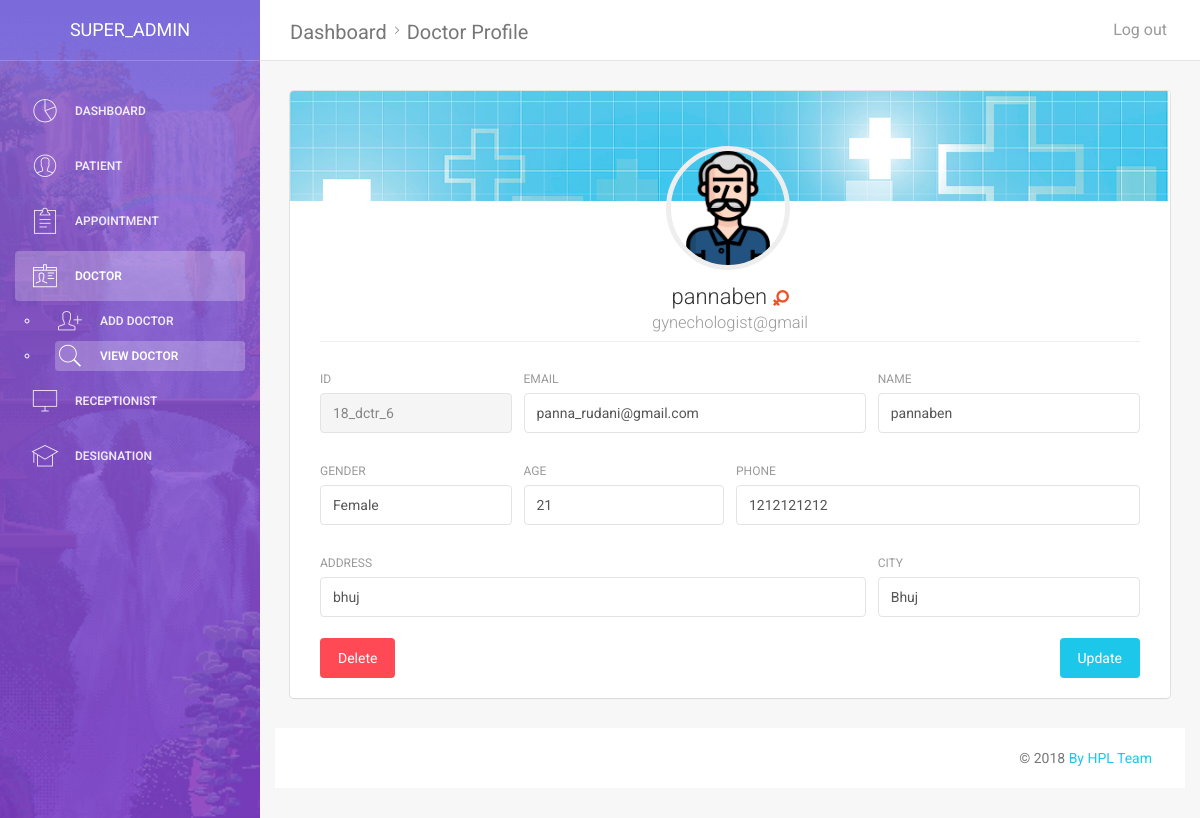
Screenshot of /view_doctor_profile.php?id=18_dctr_6 (signed in) with the database file from the repository.
### tables this page shows
CREATE TABLE `doctor` (
  `doctor_id` varchar(15) NOT NULL,
  `doctor_name` varchar(30) NOT NULL,
  `doctor_dob` date NOT NULL,
  `doctor_gender` varchar(10) NOT NULL,
  `doctor_phone` varchar(15) NOT NULL,
  `doctor_city` varchar(20) NOT NULL,
  `doctor_address` varchar(100) NOT NULL,
  `doctor_designation` varchar(30) NOT NULL,
  `doctor_email` varchar(50) NOT NULL,
  `doctor_password` varchar(50) NOT NULL,
  `doj` timestamp(6) NOT NULL DEFAULT CURRENT_TIMESTAMP(6)
);

### assets/modules/global_module.php (called while the page is built, shortened)
<?php
function fetch_data($query,$type)
{
	include("assets/modules/db_config.php");
	$result = mysqli_query($conn,$query);
	if($result)
	{
		if($type == "login")
		{
		$count = mysqli_num_rows($result);
			if($count == 1)
			{
				return TRUE;
			}
			else
			{
				return FALSE;
			}
		}
		elseif($type == "count")
		{
			$count = mysqli_num_rows($result);
			return $count;
		}
		elseif($type == "result")
		{
			 $res = mysqli_query($conn,$query);
			 return $res;
		}
	}
	else
	{
		return "Fetch Error";
	}
}
?>

### view_doctor_profile.php (the view, shortened to what this page needs)
<?php
include("assets/modules/global_module.php");
if(isset($_GET["id"]))
{
    $d_id = $_GET["id"];
}
if(isset($_SESSION["admin_token"]))
{
    $admin_id = $_SESSION["admin_token"];
}
$result = fetch_data("select * from admin where admin_id= '$admin_id'","result");
$a_data = mysqli_fetch_assoc($result);
$data = mysqli_fetch_assoc(fetch_data("select * from doctor where doctor_id = '$d_id'","result"));
$age = date_diff(date_create($data["doctor_dob"]), date_create('today'))->y;
?>
<!doctype html>
<html lang="en">
<head>
    <link href="assets/css/bootstrap.min.css" rel="stylesheet" />
    <link href="assets/css/animate.min.css" rel="stylesheet"/>
    <link href="assets/css/light-bootstrap-dashboard.css?v=1.4.0" rel="stylesheet"/>
    <link href="http://maxcdn.bootstrapcdn.com/font-awesome/4.2.0/css/font-awesome.min.css" rel="stylesheet">
    <link href="assets/css/pe-icon-7-stroke.css" rel="stylesheet" />
</head>
<body>
<div class="wrapper">
    <div class="sidebar" data-color="purple" data-image="assets/img/waterfall.gif" >
        <div class="sidebar-wrapper">
            <div class="logo">
                <a href="#" class="simple-text">
                    <?php echo $a_data["admin_name"]?>
                </a>
            </div>
            <ul class="nav">
                <li >
                    <a href="dashboard_admn.php">
                        <i class="pe-7s-graph"></i>
                        <p>Dashboard</p>
                    </a>
                </li>
                <li >
                    <a href="add_patient.php" >
                        <i class="pe-7s-user"></i>
                        <p>Patient</p>
                    </a>
                </li>
                <li>
                    <a href="add_appointment.php">
                        <i class="pe-7s-note2"></i>
                        <p>Appointment</p>
                    </a>
                </li>
                <li class="active">
                    <a href="add_doctor.php">
                        <i class="pe-7s-id"></i>
                        <p>Doctor</p>
                    </a>
                    <ul>
                        <li>
                            <a href="add_doctor.php" >
                                <i class="pe-7s-add-user"></i>
                                <p>Add Doctor</p>
                            </a>
                        </li>
                        <li class="active">
                            <a href="view_doctor.php" >
                                <i class="pe-7s-search"></i>
                                <p>View Doctor</p>
                            </a>
                        </li>
                    </ul>
                </li>
                <li >
                    <a href="add_receptionist.php">
                        <i class="pe-7s-monitor"></i>
                        <p>Receptionist</p>
                    </a>
                </li>
                <li >
                    <a href="add_designation.php">
                        <i class="pe-7s-study"></i>
                        <p>Designation</p>
                    </a>
                </li>
            </ul>
        </div>
    </div>
    <div class="main-panel">
        <nav class="navbar navbar-default navbar-fixed">
            <div class="container-fluid">
                <div class="navbar-header">
                    <a class="navbar-brand" href="#">Dashboard<i class="pe-7s-angle-right"></i>Doctor Profile</a>
                </div>
                <div class="collapse navbar-collapse">
                    <ul class="nav navbar-nav navbar-right">
                        <li>
                            <a href="logout.php?for=<?php echo $admin_id; ?>">
                                <p>Log out</p>
                            </a>
                        </li>
                    </ul>
                </div>
            </div>
        </nav>
        <div class="content">
            <div class="container-fluid">
                <div class="row">
                    <div class="col-md-12">
                        <div class="card card-user">
                            <div class="image" >
                            </div>
                            <div class="content">
                                <div class="author">
                                    <a href="#">
                                        <img class="avatar border-gray" src="assets/img/avatars/014-man-12.png" alt="..."/  >
                                        <h4 class="title"><?php echo $data["doctor_name"]; if($data["doctor_gender"]=="Male"){ echo "&nbsp<img src='assets/img/male.png'>"; }else{ echo "&nbsp<img src='assets/img/female.png'>"; }?><br />
                                            <small><?php echo $data["doctor_designation"]; ?></small>
                                        </h4>
                                    </a>
                                </div>
                                <hr>
                                <div class="content">
                                    <form method="POST" name="admin_edit_patient">
                                        <div class="row">
                                            <div class="col-md-3">
                                                <div class="form-group">
                                                    <label>Id</label>
                                                    <input type="text" name="d_id" class="form-control" disabled value="<?php echo $data["doctor_id"]; ?>">
                                                </div>
                                            </div>
                                            <div class="col-md-5">
                                                <div class="form-group">
                                                    <label>Email</label>
                                                    <input type="email" name="d_email" class="form-control"  value="<?php echo $data["doctor_email"]; ?>">
                                                </div>
                                            </div>
                                            <div class="col-md-4">
                                                <div class="form-group">
                                                    <label >Name</label>
                                                    <input type="text" name="d_name" class="form-control"  value="<?php echo $data["doctor_name"]; ?>">
                                                </div>
                                            </div>
                                        </div>
                                        <div class="row">
                                            <div class="col-md-3">
                                                <div class="form-group">
                                                    <label>Gender</label>
                                                    <input type="text" name="d_gender" class="form-control"  value="<?php echo $data["doctor_gender"]; ?>">
                                                </div>
                                            </div>
                                            <div class="col-md-3">
                                                <div class="form-group">
                                                    <label>Age</label>
                                                    <input type="text" name="p_age" class="form-control" value="<?php echo $age ?>">
                                                </div>
                                            </div>
                                            <div class="col-md-6">
                                                <div class="form-group">
                                                    <label>Phone</label>
                                                    <input type="text" name="d_phone" class="form-control"  value="<?php echo $data["doctor_phone"]; ?>">
                                                </div>
                                            </div>
                                        </div>
                                        <div class="row">
                                            <div class="col-md-8">
                                                <div class="form-group">
                                                    <label>Address</label>
                                                    <input type="text" name="d_address" class="form-control"  value="<?php echo $data["doctor_address"]; ?>">
                                                </div>
                                            </div>
                                            <div class="col-md-4">
                                                <div class="form-group">
                                                    <label>City</label>
                                                    <input type="text" name="d_city" class="form-control"  value="<?php echo $data["doctor_city"]; ?>">
                                                </div>
                                            </div>
                                        </div>
                                        <a class="btn btn-danger btn-fill pull-left" data-toggle="modal" data-target="#myModal">
                                            Delete
                                        </a>
                                        <button type="submit" class="btn btn-info btn-fill pull-right">Update</button>
                                        <br><br>
                                    </form>
                                </div>
                            </div>
                        </div>
                    </div>
                </div>
            </div>
            <footer class="footer">
                <div class="container-fluid">
                    <p class="copyright pull-right">
                        &copy; <script>document.write(new Date().getFullYear())</script>
                        <a href="#">By HPL Team</a>
                    </p>
                </div>
            </footer>
        </div>
    </div>
</body>
</html>

### rows the page displays
doctor: doctor_name "pannaben", doctor_designation "gynechologist@gmail", d_id "18_dctr_6", d_email "panna_rudani@gmail.com", d_name "pannaben", d_gender "Female", p_age "21", d_phone "1212121212", d_address "bhuj", d_city "Bhuj"

### other values shown
$a_data["admin_name"] "SUPER_ADMIN"
